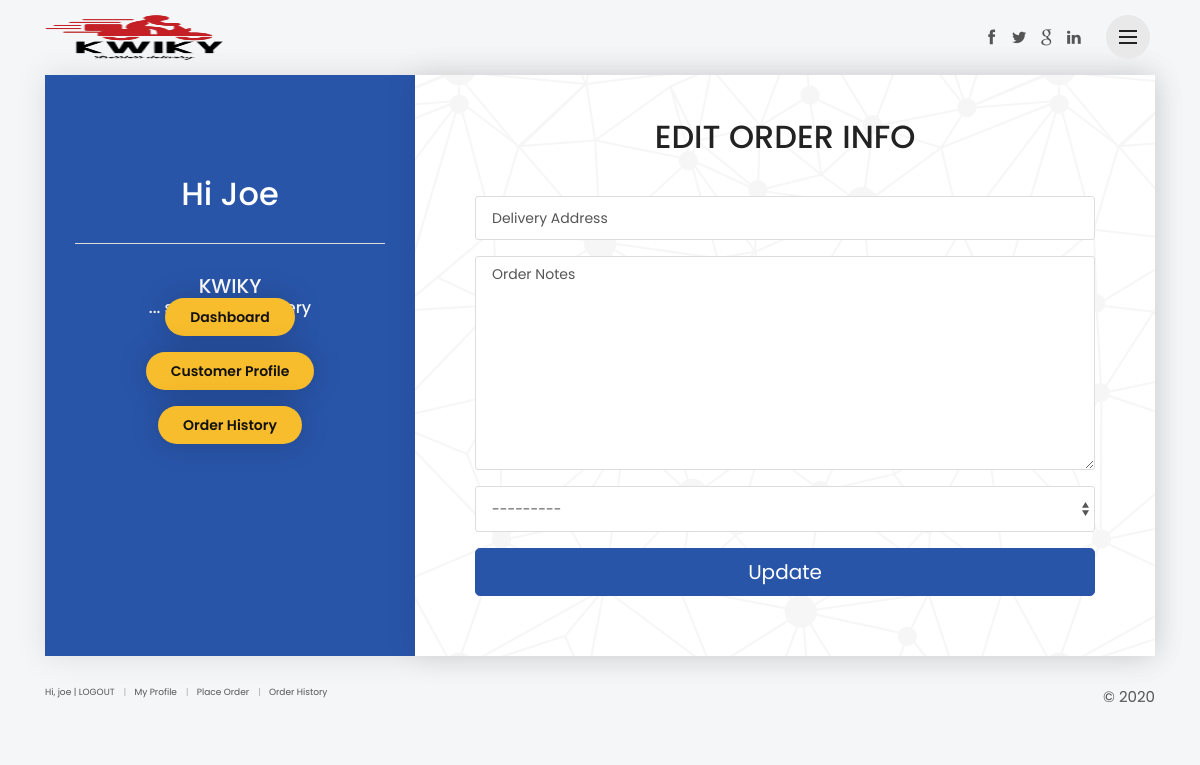
Page /customer/info/96 (signed in) on the committed database.
### app/models.py (models this page shows, shortened)
class User(AbstractUser):
    is_bike = models.BooleanField('bikeman status', default=False)
    is_customer = models.BooleanField('Customer status', default=False)

class Order(models.Model):
    user = models.ForeignKey(User, on_delete=models.CASCADE)
    bike = models.ForeignKey(User, related_name='bike', on_delete=models.CASCADE, blank=True, null=True)
    package = models.ForeignKey(PackageType, related_name='package', on_delete=models.CASCADE, blank=True, null=True)
    total_price = models.DecimalField(max_digits=10, decimal_places=2, default=0000.0)
    qty = models.PositiveIntegerField(default=1)
    shipping_address = models.CharField("Delivery Address", max_length=150)
    paid = models.BooleanField(default=False)
    ordernote = models.TextField("Order Notes", null=True)
    shipped = models.BooleanField(default=False)
    complete = models.BooleanField(default=False)
    received = models.BooleanField(default=False)
    refund_requested = models.BooleanField(default=False)
    refund_granted = models.BooleanField(default=False)
    ref_code = models.CharField(max_length=20, blank=True, null=True)
    created_at = models.DateTimeField(auto_now_add=True)
    updated_at = models.DateTimeField(auto_now=True)
    class Meta:
        ordering = ('-created_at',)

### app/views/customer.py (the view, shortened to what this page needs)
# urls.py: path('info/<pk>', customer.InfoEdit, name='info_edit'),
@customer_required
def InfoEdit(request,pk):
    template_name = 'customer/editorderinfo.html'
    order = get_object_or_404(Order, pk=pk, paid=False)
    item = order.order.all()
    total_prices = sum((items.subcategory.price * items.quantity) for items in item)
    form = CheckoutForm(request.POST or None, instance=order)
    return render(request, template_name, {'form': form})

### app/forms.py
class CheckoutForm(forms.ModelForm):
    class Meta:
        model = Order
        fields = ('shipping_address', 'ordernote', 'package',)

### app/models.py (called while the page is built)
    def __str__(self):
        return '{} - {}'.format(self.name, self.price)

### app/templates/customer/editorderinfo.html (shortened to what this page needs)
{% extends 'registrationbase.html' %}
{% load static %}
{% load crispy_forms_tags %}
{% block content %}
{% include 'registrationheader.html' %}
	<div class="container">
    <div id="form_container">
        <div class="row no-gutters">
            <div class="col-lg-4">
                <div id="left_form">
                    <h2 class="mb-0">Hi {{request.user.username|title}}
                        <span class="mb-0">
                        <hr/>KWIKY <p>... stressless delivery</p></span></h2>
                    <div class="myspace">
                    <a href="{% url 'customer:dashboard' %}" class="mb-3 btn_1 rounded yellow purchase" target="_parent">Dashboard</a></br>
                    <a href="{% url 'customer:customer_profile' request.user.profilecustomer.id %}" class="mb-3 btn_1 rounded yellow purchase" target="_parent">Customer Profile</a></br>
                    <a href="{% url 'customer:order_history' request.user.id %}" class="btn_1 rounded yellow purchase mb-2" target="_parent">Order History</a></br>
					 </div>
			    </div>
            </div>
            <div class="col-lg-8">
                <div id="wizard_container">
                    <div id="top-wizard">
                        <div id="progressbar"></div>
                        <span id="location"></span>
                    </div>
                    <form method="POST" novalidate>
						<h2 style='text-align: center; height: 70px;'>EDIT ORDER INFO</h2>
						{{form|crispy}}
                        <div id="bottom-wizard">
                            <button type="submit" class="btn btn-primary btn-lg btn-block">Update</button>
                        </div>
                    </form>
                </div>
            </div>
        </div>
    </div>
    </div>
{% endblock content %}

### templates/registrationbase.html (shortened to what this page needs)
{% load static %}
<!DOCTYPE html>
<html lang="en">
<head>
    <link href="{% static 'registration/css/bootstrap.min.css' %}" rel="stylesheet">
	<link href="{% static 'registration/css/menu.css' %}" rel="stylesheet">
    <link href="{% static 'registration/css/style.css' %}" rel="stylesheet">
	<link href="{% static 'registration/css/vendors.css' %}" rel="stylesheet">
    <link href="{% static 'registration/css/custom.css' %}" rel="stylesheet">
<link rel="stylesheet" href="https://cdn.jsdelivr.net/npm/bootstrap-select@1.13.14/dist/css/bootstrap-select.min.css">
</head>
<body>
{% block content %}
{% endblock content %}
<div class="container">
    <footer id="home" class="clearfix">
        <ul style="font-size: 9px; text-align: center;">
            {% if user.is_authenticated and request.user.is_customer %}
				<li>Hi, {{ request.user }} | <a class="animated_link"  href="{% url 'user_logout' %}">LOGOUT</a></li>
				<li><a href="{% url 'customer:customer_profile' request.user.profilecustomer.id %}" class="animated_link">My Profile</a></li>
				<li><a href="{% url 'customer:category' %}" class="animated_link">Place Order</a></li>
				<li><a href="{% url 'customer:order_history' request.user.id %}" class="animated_link">Order History</a></li>
			{% elif not user.is_authenticated and request.user.is_customer %}
				<li><a class="btn btn-white login"  href="{% url 'userlogin' %}">LOGIN</a></li>
				<li><a href="{% url 'customer:category' %}" class="animated_link">Place an Order</a></li>
			{% elif user.is_authenticated and request.user.is_bike %}
				<li>Hi, {{ request.user }} | <a class="animated_link"  href="{% url 'user_logout' %}">LOGOUT</a></li>
				<li><a href="{% url 'bike:bike_profile' request.user.profilebike.id %}" class="animated_link">My Profile</a></li>
				<li><a href="{% url 'bike:order_delivery' %}" class="animated_link">Orders</a></li>
			{% elif not user.is_authenticated and request.user.is_bike %}
				<li><a class="btn btn-white login"  href="{% url 'userlogin' %}">LOGIN</a></li>
			{% endif %}
        </ul>
		<p style="text-align: center;">©  {% now "Y" %}</p>
    </footer>
</div>
<div class="cd-overlay-nav">
</div>
<div class="cd-overlay-content">
</div>
</body>
</html>

### static/registration/css/menu.css (style rules this page uses)
*, *::after, *::before { -webkit-box-sizing: border-box; -moz-box-sizing: border-box; box-sizing: border-box; }
*::after, *::before { content: ''; }
.cd-overlay-nav, .cd-overlay-content { position: fixed; top: 18px; right: 5%; height: 4px; width: 4px; -webkit-transform: translateX(-20px) translateY(20px); -moz-transform: translateX(-20px) translateY(20px); -ms-transform: translateX(-20px) translateY(20px); -o-transform: translateX(-20px) translateY(20px); transform: translateX(-20px) translateY(20px); }
.cd-overlay-nav { z-index: 2; }
.cd-overlay-content { z-index: 4; }

### templates/registrationbase.html (style rules this page uses)
.btn-primary { color: #fff; background-color: #2955a9; border-color: #2955a9; }
.myspace { margin-top: -50px; }

### rows in the picture
User: user.username "Joe", user "joe"
Order: package "---------"
